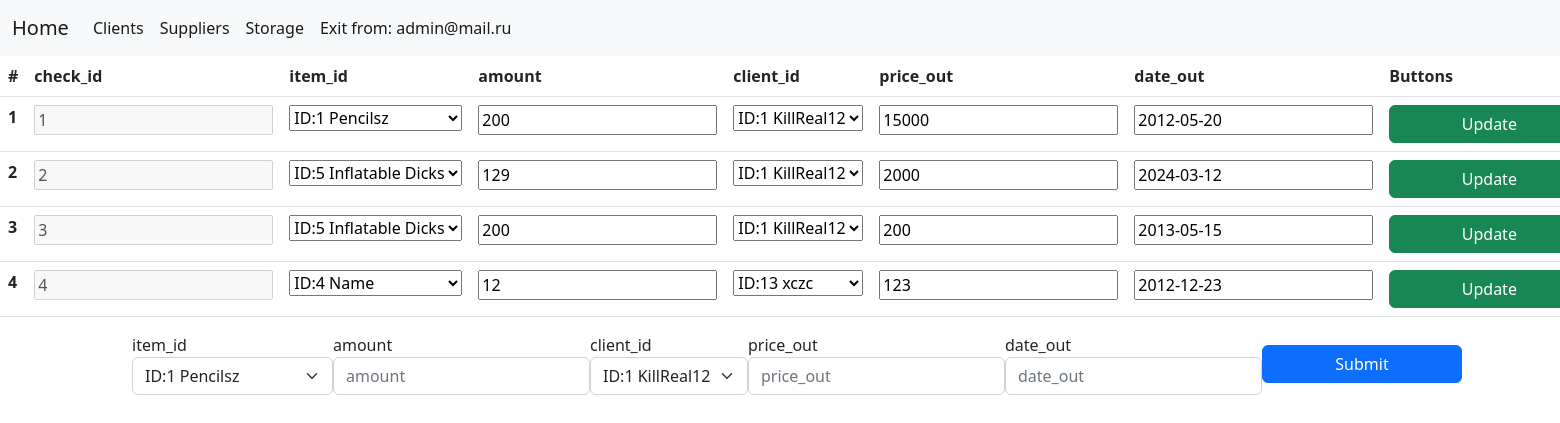
Page /outcome/outcome.php (signed in) on the committed database.
### tables this page shows
CREATE TABLE `outcome` (
  `check_id` int NOT NULL AUTO_INCREMENT,
  `item_id` int NOT NULL,
  `amount` int NOT NULL,
  `client_id` int DEFAULT NULL,
  `price_out` varchar(45) DEFAULT NULL,
  `date_out` date DEFAULT NULL,
  PRIMARY KEY (`check_id`),
  UNIQUE KEY `check_id_UNIQUE` (`check_id`),
  KEY `item_id_out_idx` (`item_id`),
  KEY `client_id_idx` (`client_id`),
  CONSTRAINT `item_id_out` FOREIGN KEY (`item_id`) REFERENCES `storage` (`item_id`),
  CONSTRAINT `outcome_FK` FOREIGN KEY (`client_id`) REFERENCES `clients` (`idclients`)
);

### outcome/outcome.php (the view, shortened to what this page needs)
<?php
require_once "../util/database.php";
$req = mysqli_query($mysql, "SELECT * FROM outcome");
$req1 = mysqli_query($mysql, "SELECT * FROM outcome");
$vals = mysqli_fetch_assoc($req1);
$req1 = mysqli_fetch_all($req);
$fields[] = [];
$i = 1;
$dropdown_clients = mysqli_query($mysql, "SELECT idclients,clientname FROM clients");
$parse_clients = mysqli_fetch_all($dropdown_clients);
$dropdown_items = mysqli_query($mysql, "SELECT item_id, item_name from storage ");
$parse_items = mysqli_fetch_all($dropdown_items);
?>
<!DOCTYPE html>
<html lang="en">
<head>
    <link rel="stylesheet" href="../source/bootstrap/css/bootstrap.min.css" />
    <link rel="stylesheet" href="../source/style.css" />
</head>
<body>
    <nav class="navbar navbar-expand-lg bg-light">
        <div class="container-fluid">
            <a class="navbar-brand" href="../"> Home </a>
            <div class="collapse navbar-collapse">
                <ul class="navbar-nav me-auto mb-12 mb-lg-0">
                    <li class="nav-item">
                        <a class="nav-link active" href="../clients/clients.php">Clients </a>
                    </li>
                    <li class="nav-item">
                        <a class="nav-link active" aria-current="page" href="../suppliers/suppliers.php">Suppliers</a>
                    </li>
                    <li class="nav-item">
                        <a class="nav-link active" aria-current="page" href="../storage/storage.php">Storage</a>
                    </li>
                    <li class="nav-item">
                        <a class="nav-link active" aria-current="page" href="../util/exit.php">Exit from: <?= $_SESSION['usermail'] ?></a>
                    </li>
                </ul>
            </div>
        </div>
    </nav>
    <table class="table">
        <thead class="thead-light">
            <tr>
                <th scope="col">#</th>
                <?php
                foreach ($vals as $key => $value) {
                    echo ('<th scope="col">' . $key . '</th>');
                    array_push($fields, $key);
                }
                ?>
                <th>Buttons</th>
            </tr>
        </thead>
        <tbody>
            <?php
            foreach ($req1 as $key => $val) {
                $j = 0;
                echo ('<tr>');
                echo ('<th scope="row">' . $i . '</th>');
            ?>
                <form action="CRUD/update.php" class="formtb" method="POST" id=<?php echo ("tb" . $key) ?>>
                    <?php
                    foreach ($val as $data) {
                        if ($j == 0) {
                            echo ('<td> <input type="text" disabled name="' . "item" . $j . '" placeholder="' . $data . '" value="' . $data . '">');
                            echo ('</td>');
                        } else if ($j == 1) {
                            echo ('<td>');
                            echo ('<select name ="item"' . $j . '>');
                            foreach ($parse_items as $ps) {
                                if($data == $ps[0])
                                    echo ('<option selected value =' . $ps[0] . '>' . "ID:" . $ps[0] . " " . $ps[1] . '</option>');
                                else
                                    echo('<option value =' . $ps[0] . '>' . "ID:" . $ps[0] . " " . $ps[1] . '</option>');
                            }
                            echo ('</select></td>');
                        } else if ($j == 3) {
                            echo ('<td>');
                            echo ('<select name ="item"' . $j . '>');
                            foreach ($parse_clients as $ps) {
                                if($data == $ps[0])
                                    echo ('<option selected value =' . $ps[0] . '>' . "ID:" . $ps[0] . " " . $ps[1] . '</option>');
                                else
                                    echo('<option value =' . $ps[0] . '>' . "ID:" . $ps[0] . " " . $ps[1] . '</option>');
                            }
                            echo ('</select></td>');
                        } else {
                            echo ('<td> <input type="text" id="' . "idtb" . $j . $key . '" name="' . "item" . $j . '" placeholder="' . $data . '" value="' . $data . '"></td>');
                        }
                        $j++;
                    }
                    echo ('<td><button type="submit" class="btn btn-success">Update</button></td>');
                    ?>
                </form>
            <?php
                echo ('</tr>');
                $i++;
            } ?>
        </tbody>
    </table>
    <div class="container">
        <form action="./CRUD/create.php" method="POST" id="form">
            <div style="display:flex;" class="form-row align-items-center">
                <?php
                for ($i = 2; $i <= sizeof($vals); $i++) {
                ?>
                    <div class="col-auto">
                        <?php
                        if ($i == 2) {
                            echo ('<label class="sr-only" for="inlineFormInput" >' . $fields[$i] . '</label>');
                            echo ('<select class="form-select mb-2" name ="name_' . $i . '">');
                            foreach ($parse_items as $ps) {
                                echo ('<option value =' . $ps[0] . '>' . "ID:" . $ps[0] . " " . $ps[1] . '</option>');
                            }
                            echo ('</select>');
                        } else if ($i == 4) {
                            echo ('<label class="sr-only" for="inlineFormInput" >' . $fields[$i] . '</label>');
                            echo ('<select class="form-select mb-2" name ="name_' . $i . '">');
                            foreach ($parse_clients as $ps) {
                                echo ('<option value =' . $ps[0] . '>' . "ID:" . $ps[0] . " " . $ps[1] . '</option>');
                            }
                            echo ('</select>');
                        } else {
                        ?>
                            <label class="sr-only" for="inlineFormInput"><?= $fields[$i] ?></label>
                            <input type="text" class="form-control mb-2" name="name_<?= $i ?>" required id="id_<?= $i ?>" placeholder="<?= $fields[$i] ?>">
                        <?php }
                        ?>
                    </div>
                <?php } ?>
                <div class="col-auto">
                    <button type="submit" class="btn btn-primary mb-2" action=>Submit</button>
                </div>
            </div>
        </form>
    </div>
</body>
</html>

### source/style.css (style rules this page uses)
button { min-width: 200px; }
a { outline: none; text-decoration: none; color:#000; }

### rows in the picture
outcome: item0 "1", item2 "200", price_out "15000", date_out "2012-05-20"
outcome: item0 "2", item2 "129", price_out "2000", date_out "2024-03-12"
outcome: item0 "3", item2 "200", value "200", date_out "2013-05-15"
outcome: item0 "4", item2 "12", price_out "123", date_out "2012-12-23"

### other values in the picture
$_SESSION['usermail'] "admin@mail.ru"
$key "check_id"
$key "item_id"
$key "amount"
$key "client_id"
$key "price_out"
$key "date_out"
$fields[$i] "item_id"
$fields[$i] "amount"
$fields[$i] "client_id"
$fields[$i] "price_out"
$fields[$i] "date_out"
